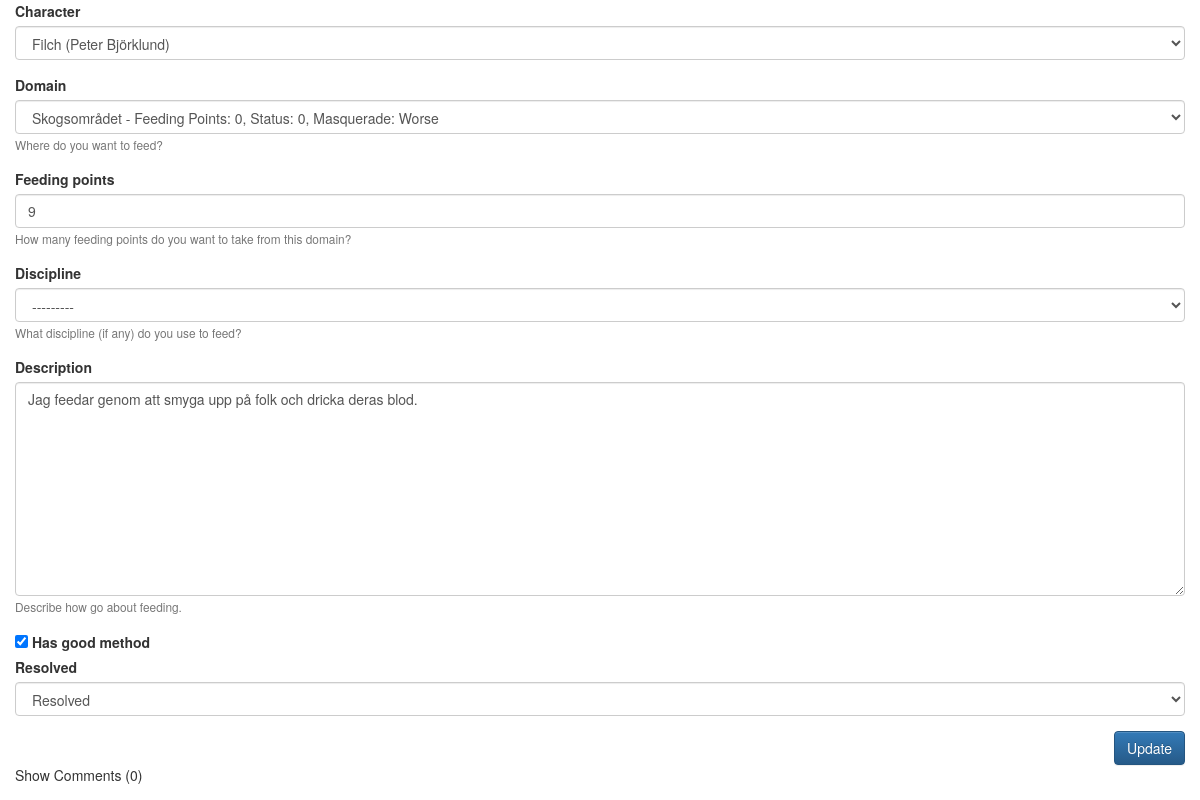
The app's page /gm/feeding/4 (signed in) with its own data.
### players/models.py (models this page shows, shortened)
class Feeding(Model):
    character = ForeignKey(Character)
    session = ForeignKey(Session, related_name='feedings')
    domain = ForeignKey(Domain,help_text="Where do you want to feed?")
    feeding_points = PositiveIntegerField(help_text="How many feeding points do you want to take from this domain?")
    discipline = ForeignKey(DisciplineRating, blank=True, null=True,help_text="What discipline (if any) do you use to feed?")
    description = TextField(help_text="Describe how go about feeding.")
    has_good_method = BooleanField(default=True)
    has_permission = BooleanField(default=True)
    incidents = PositiveIntegerField(default=0)
    incident_roll = PositiveIntegerField(default=0)
    resolved = CharField(
        max_length=10,
        choices=((UNRESOLVED, 'Unresolved'), (PENDING, 'Pending'), (
            RESOLVED, 'Resolved')),
        default=UNRESOLVED)
    def __str__(self):
        return '[{}] {}: {}points from {}'.format(
            self.session.name,
            self.character,
            self.feeding_points,
            self.domain)

### gamemaster/views.py (the view)
class FeedingUpdate(UpdateView):
    model = Feeding
    template_name = 'editor.html'
    fields = ['character', 'domain', 'feeding_points', 'discipline',
              'description', 'has_good_method','resolved']
    success_url = reverse_lazy('closewindow')
    def get_context_data(self, **kwargs):
        context = super(FeedingUpdate, self).get_context_data(**kwargs)
        context['request'] = self.request
        context['enable_comments'] = True
        return context

### players/models.py (called while the page is built)
    def __str__(self):
        return '{} {}'.format(self.discipline.name, str(self.value))

    def __str__(self):
        population = ', '.join(d.name for d in self.population.all())
        return '{} - Feeding Points: {}, Status: {}, Masquerade: {}'.format(
            self.name, self.feeding_capacity, self.status, self.masquerade)

    def __str__(self):
        try:
            off_name = self.user.first_name + " " + self.user.last_name
        except:
            off_name = " "
        if off_name == " ":
            off_name = str(self.user)
        return '{} ({})'.format(self.name, off_name)

### gamemaster/templates/editor.html (shortened to what this page needs)
<!DOCTYPE html>
<html lang="en">
<head>
  {% load staticfiles %}
  {% load bootstrap3 %}
  <link rel="stylesheet" href="//maxcdn.bootstrapcdn.com/bootstrap/3.3.2/css/bootstrap.min.css">
  <link rel="stylesheet" href="//maxcdn.bootstrapcdn.com/bootstrap/3.3.2/css/bootstrap-theme.min.css">
  <link rel="stylesheet" href="{% static "treachery/css/treachery.css" %}" />
</head>
<body>
  <div class="container-fluid">
    <div class="row">
      <div class="col-md-12">
        <form action="" method="post">{% csrf_token %}
          {% bootstrap_form form %}
          <div class="text-right">
            {% buttons %}
              <button id="submit-button" type="submit" class="btn btn-primary">
                {% bootstrap_icon "ok" %} Update
              </button>
            {% endbuttons %}
          </div>
        </form>
      </div>
    </div>
    {% if enable_comments %}
    {% include "comment.html" with comment_object=object%}
    {% endif %}
  </div>
</body>
</html>

### records on screen
Feeding: character "Filch (Peter Björklund)", domain "Skogsområdet - Feeding Points: 0, Status: 0, Masquerade: Worse", feeding_points "9", discipline "---------", description "Jag feedar genom att smyga upp på folk och dricka deras blod.", has_good_method "☑", resolved "Resolved"

### other values on screen
{{ comment_list|length }} "0"
